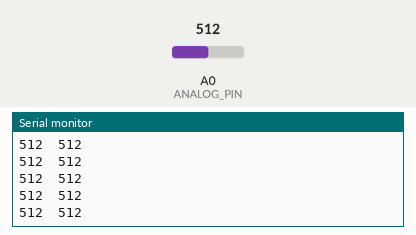
Recording of a sketch running on a simulated Arduino Uno, built with avr-gcc and run on an emulated ATmega328P. Shown: the last lines printed to the serial monitor. The test bench sets the inputs (shaded band); at power-on: A0 (ANALOG_PIN) = 512.

Above: at 4.2 s.
4.3 s: A0 (ANALOG_PIN) set to 984
At 5.1 s:
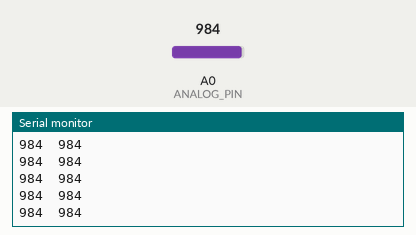
5.8 s: A0 (ANALOG_PIN) set to 1016
At 6.7 s:
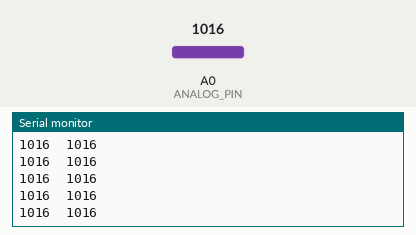
Timing chart, 0 to 8.8 s (numbered marks = the images above; inputs shaded):
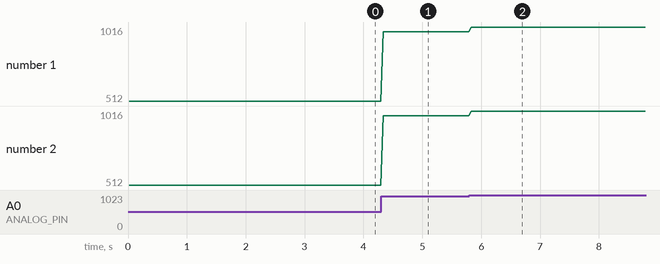

The sketch:

ResponsiveAnalogRead.ino
```cpp
// include the ResponsiveAnalogRead library
#include <ResponsiveAnalogRead.h>

// define the pin you want to use
const int ANALOG_PIN = A0;

// make a ResponsiveAnalogRead object, pass in the pin, and either true or false depending on if you want sleep enabled
// enabling sleep will cause values to take less time to stop changing and potentially stop changing more abruptly,
//   where as disabling sleep will cause values to ease into their correct position smoothly and more accurately
ResponsiveAnalogRead analog(ANALOG_PIN, true);

// the next optional argument is snapMultiplier, which is set to 0.01 by default
// you can pass it a value from 0 to 1 that controls the amount of easing
// increase this to lessen the amount of easing (such as 0.1) and make the responsive values more responsive
// but doing so may cause more noise to seep through if sleep is not enabled

void setup() {
  // begin serial so we can see analog read values through the serial monitor
  Serial.begin(9600);
}

void loop() {
  // update the ResponsiveAnalogRead object every loop
  analog.update();

  Serial.print(analog.getRawValue());
  Serial.print("\t");
  Serial.print(analog.getValue());

  // if the repsonsive value has change, print out 'changed'
  if(analog.hasChanged()) {
    Serial.print("\tchanged");
  }

  Serial.println("");
  delay(20);
}
```

Measured:
- after the input at 4.3 s, the serial monitor: prints a new line at once (image 1)
- after the input at 5.8 s, the serial monitor: prints a new line at once (image 2)
- plotted number 1: 512 → 984 after the input at 4.3 s, 984 → 1016 after the input at 5.8 s
- plotted number 2: 512 → 984 after the input at 4.3 s, 984 → 1016 after the input at 5.8 s
